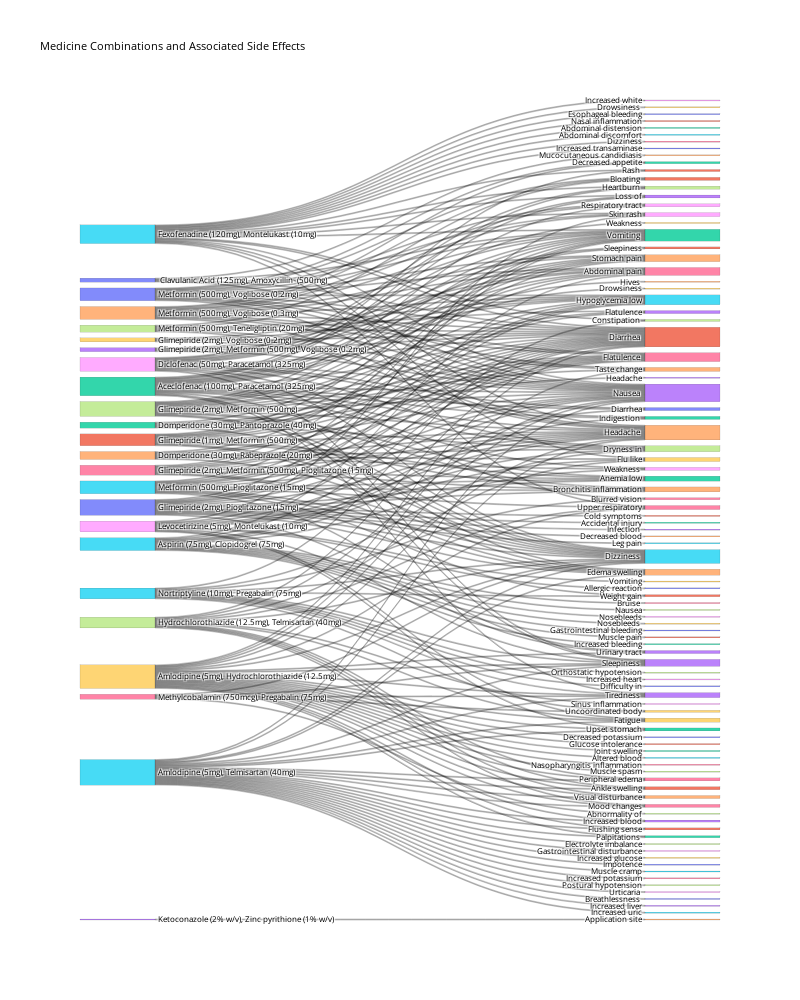

The code cell stored with this chart in its notebook:
### Markdown cell above
The following code identifies the side effects associated with each frequent itemset found using the A-Priori algorithm, enabling the analysis of relationships between groups of medicine components and their potential side effects. It then visualizes these associations with a Sankey diagram, illustrating the flow from medicine combinations (source nodes) to their related side effects (target nodes) in an interactive format.

### Code cell
# Create a dictionary to map medicine combinations (itemsets) to their associated side effects
itemset_side_effects = defaultdict(set)

# Loop through transactions to associate itemsets with side effects
for medicine_name, components in transactions.items():
    # Retrieve the side effects associated with the current medicine
    side_effects = side_effects_dict[medicine_name]
    
    # Iterate through all frequent itemsets
    for itemset in frequent_itemsets:
        # Sort the itemset to ensure consistent ordering
        sorted_itemset = tuple(sorted(itemset))
        
        # Check if all items in the itemset are present in the medicine components
        if all(item in components for item in itemset):
            # Add the side effects of the medicine to the current itemset
            itemset_side_effects[sorted_itemset].update(side_effects)

# Prepare data for the Sankey diagram
node_labels = []       # Labels for all nodes (medicine combinations + side effects)
links_source = []      # Source node indices
links_target = []      # Target node indices
links_value = []       # Flow values (e.g., set to 1 or a measure of strength)

# Construct nodes and links
node_set = set()        # Set to store unique nodes
for itemset, side_effects in itemset_side_effects.items():
    # Convert the medicine combination (itemset) to a string label
    itemset_label = ", ".join(itemset)
    if itemset_label not in node_set:
        # Add unique medicine combination node
        node_set.add(itemset_label)
        node_labels.append(itemset_label)
    
    # Add side effect nodes and create links
    for effect in side_effects:
        if effect not in node_set:
            # Add unique side effect node
            node_set.add(effect)
            node_labels.append(effect)
        
        # Create links between the medicine combination and side effect
        links_source.append(node_labels.index(itemset_label))
        links_target.append(node_labels.index(effect))
        links_value.append(1)  # Set link weight to 1 (can be adjusted if needed)

# Create the Sankey diagram
fig = go.Figure(go.Sankey(
    node=dict(
        pad=180,          # Padding between nodes
        thickness=75,     # Thickness of the nodes
        line=dict(color="black", width=0.1),  # Node borders
        label=node_labels  # Node labels
    ),
    link=dict(
        source=links_source,  # Source node indices
        target=links_target,  # Target node indices
        value=links_value     # Flow values
    )
))

# Customize layout and display the figure
fig.update_layout(
    title_text="Medicine Combinations and Associated Side Effects",  # Title of the diagram
    font=dict(size=8, color="black"),    # Font settings for labels
    plot_bgcolor="white",                # Background color of the plot
    width=800,                           # Diagram width
    height=1000                          # Diagram height
)
fig.show()

### Figure 1 — Plotly figure (JSON) as saved in the notebook; plotly's stock layout.template omitted (floating-point values rounded to 4 significant figures; data arrays with more than 128 entries replaced by an {"elided": "..."} marker saying what was removed)
{"data": [{"link": {"source": {"elided": "279 int values"}, "target": {"elided": "279 int values"}, "value": {"elided": "279 int values"}}, "node": {"label": [" Clavulanic Acid (125mg), Amoxycillin  (500mg)", "Diarrhea ", "Vomiting ", "Nausea ", "Mucocutaneous candidiasis", "Fexofenadine (120mg), Montelukast (10mg)", "Upper respiratory", "Heartburn ", "Increased white", "Drowsiness ", "Esophageal bleeding", "Nasal inflammation", "Abdominal distension", "Loss of", "Headache ", "Abdominal discomfort", "Dizziness", "Constipation ", "Skin rash", "Flu like", "Increased transaminase", "Rash ", "Aceclofenac (100mg), Paracetamol (325mg)", "Tiredness ", "Hives ", "Dizziness ", "Abdominal pain", "Dryness in", "Weakness ", "Drowsiness", "Diarrhea", "Sleepiness", "Indigestion ", "Sleepiness ", "Stomach pain", "Amlodipine (5mg), Telmisartan (40mg)", "Peripheral edema", "Electrolyte imbalance", "Gastrointestinal disturbance", "Increased glucose", "Impotence", "Ankle swelling", "Upset stomach", "Increased blood", "Edema swelling", "Muscle cramp", "Increased potassium", "Postural hypotension", "Urticaria ", "Fatigue ", "Breathlessness ", "Flushing sense", "Palpitations ", "Increased liver", "Visual disturbance", "Increased uric", "Mood changes", "Hydrochlorothiazide (12.5mg), Telmisartan (40mg)", "Sinus inflammation", "Amlodipine (5mg), Hydrochlorothiazide (12.5mg)", "Decreased potassium", "Glucose intolerance", "Joint swelling", "Urinary tract", "Taste change", "Altered blood", "Nasopharyngitis inflammation", "Muscle spasm", "Levocetirizine (5mg), Montelukast (10mg)", "Vomiting", "Allergic reaction", "Glimepiride (1mg), Metformin (500mg)", "Anemia low", "Flatulence", "Bronchitis inflammation", "Hypoglycemia low", "Flatulence ", "Glimepiride (2mg), Metformin (500mg)", "Respiratory tract", "Glimepiride (2mg), Voglibose (0.2mg)", "Metformin (500mg), Voglibose (0.2mg)", "Bloating ", "Decreased appetite", "Glimepiride (2mg), Metformin (500mg), Voglibose (0.2mg)", "Domperidone (30mg), Rabeprazole (20mg)", "Aspirin (75mg), Clopidogrel (75mg)", "Bruise ", "Nausea", "Nosebleeds", "Nosebleeds ", "Gastrointestinal bleeding", "Muscle pain", "Increased bleeding", "Ketoconazole (2% w/v), Zinc pyrithione (1% w/v)", "Application site", "Nortriptyline (10mg), Pregabalin (75mg)", "Blurred vision", "Orthostatic hypotension", "Increased heart", "Uncoordinated body", "Difficulty in", "Weight gain", "Domperidone (30mg), Pantoprazole (40mg)", "Headache", "Metformin (500mg), Voglibose (0.3mg)", "Metformin (500mg), Pioglitazone (15mg)", "Methylcobalamin (750mcg), Pregabalin (75mg)", "Abnormality of", "Diclofenac (50mg), Paracetamol (325mg)", "Weakness", "Glimepiride (2mg), Pioglitazone (15mg)", "Cold symptoms", "Accidental injury", "Infection ", "Decreased blood", "Leg pain", "Glimepiride (2mg), Metformin (500mg), Pioglitazone (15mg)", "Metformin (500mg), Teneligliptin (20mg)"], "line": {"color": "black", "width": 0.1}, "pad": 180, "thickness": 75}, "type": "sankey"}], "layout": {"font": {"color": "black", "size": 8}, "height": 1000, "plot_bgcolor": "white", "title": {"text": "Medicine Combinations and Associated Side Effects"}, "width": 800}}
